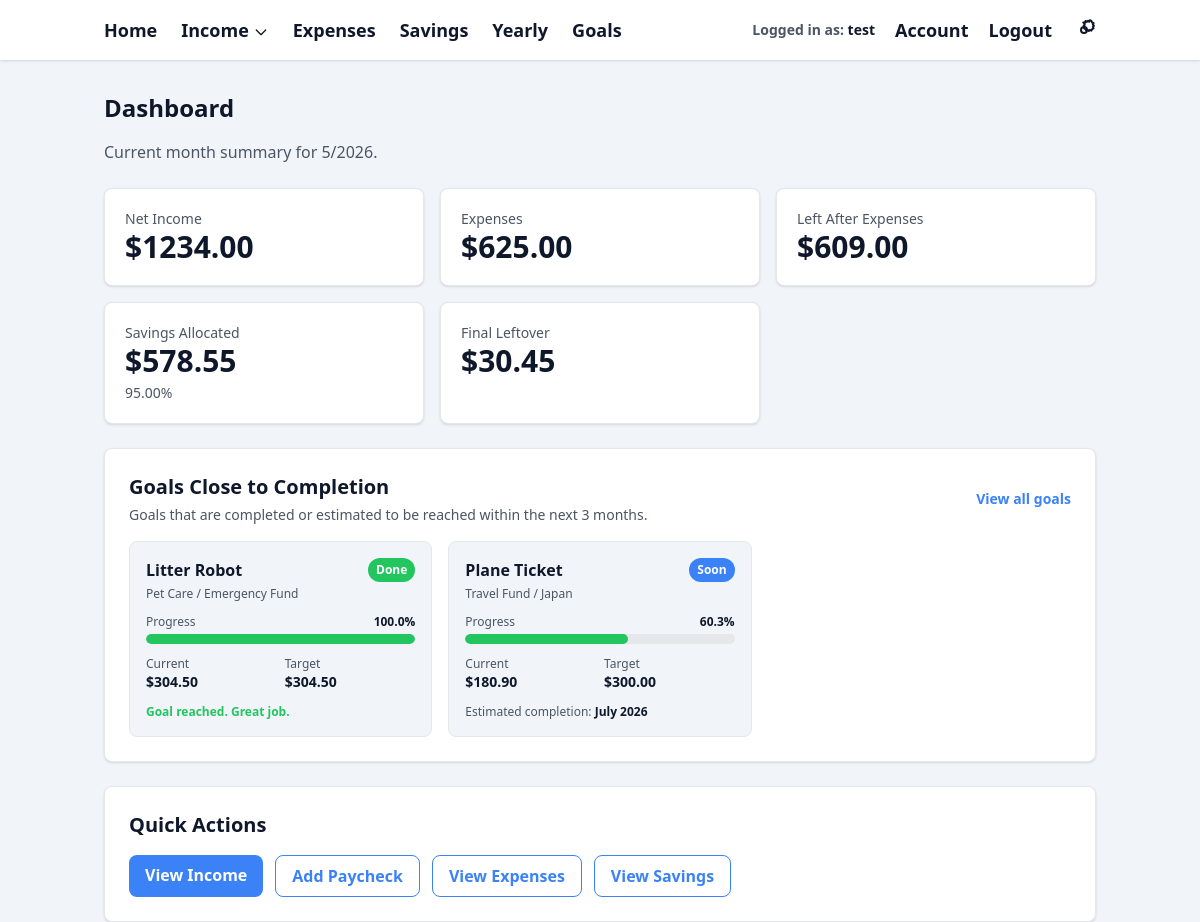
Screenshot of / (signed in) with the database file from the repository.
### models.py (models this page shows)
class Goal(db.Model):
    id = db.Column(db.Integer, primary_key=True)
    user_id = db.Column(db.Integer, db.ForeignKey("user.id"), nullable=False)
    title = db.Column(db.String(120), nullable=False)
    bucket = db.Column(db.String(120), nullable=False)
    name = db.Column(db.String(120), nullable=False)
    target_amount = db.Column(db.Float, nullable=False)
    starting_amount = db.Column(db.Float, default=0.0)
    start_year = db.Column(db.Integer, nullable=False)
    start_month = db.Column(db.Integer, nullable=False)
    is_active = db.Column(db.Boolean, default=True)
    created_at = db.Column(db.DateTime, default=datetime.utcnow)

### app.py (the view)
    @app.route("/")
    @login_required
    def home():
        user = get_current_user()
        today = date.today()
        year = today.year
        month = today.month
        month_start = date(year, month, 1)
        if month == 12:
            next_month_start = date(year + 1, 1, 1)
        else:
            next_month_start = date(year, month + 1, 1)
        paychecks = (
            Paycheck.query
            .filter(
                Paycheck.user_id == user.id,
                Paycheck.pay_date >= month_start,
                Paycheck.pay_date < next_month_start,
            )
            .all()
        )
        total_income = sum(p.net_amount for p in paychecks)
        expenses = (
            Expense.query
            .filter_by(user_id=user.id, year=year, month=month, is_active=True)
            .all()
        )
        total_expenses = sum(e.cost for e in expenses)
        money_left_after_expenses = total_income - total_expenses
        savings_allocations = (
            SavingsAllocation.query
            .filter_by(user_id=user.id, year=year, month=month, is_active=True)
            .all()
        )
        total_savings_percent = sum(s.percent for s in savings_allocations)
        total_savings_amount = money_left_after_expenses * (total_savings_percent / 100.0)
        final_leftover = money_left_after_expenses - total_savings_amount
        active_goals = (
            Goal.query
            .filter_by(
                user_id=user.id,
                is_active=True,
            )
            .order_by(Goal.created_at.desc())
            .all()
        )
        goals_close_to_completion = []
        for goal in active_goals:
            progress = calculate_goal_progress(goal, user)
            estimated_months = progress.get("estimated_months_remaining")
            is_completed = progress.get("status") == "completed"
            is_close = (
                estimated_months is not None
                and estimated_months <= 3
            )
            if is_completed or is_close:
                goals_close_to_completion.append(
                    {
                        "goal": goal,
                        "progress": progress,
                    }
                )
        goals_close_to_completion.sort(
            key=lambda item: (
                item["progress"]["estimated_months_remaining"]
                if item["progress"]["estimated_months_remaining"] is not None
                else 999
            )
        )
        goals_close_to_completion = goals_close_to_completion[:3]
        return render_template(
            "dashboard.html",
            year=year,
            month=month,
            total_income=total_income,
            total_expenses=total_expenses,
            money_left_after_expenses=money_left_after_expenses,
            total_savings_percent=total_savings_percent,
            total_savings_amount=total_savings_amount,
            final_leftover=final_leftover,
            goals_close_to_completion=goals_close_to_completion,
        )

### templates/dashboard.html (shortened to what this page needs)
{% extends "base.html" %}
{% block content %}
<h2 class="text-2xl font-bold mb-4" style="color: var(--color-text);">
  Dashboard
</h2>
<p class="mb-6" style="color: var(--color-text-secondary);">
  Current month summary for {{ month }}/{{ year }}.
</p>
<div class="grid grid-cols-1 sm:grid-cols-2 lg:grid-cols-3 gap-4 mb-6">
  <div class="shadow rounded-lg p-5"
       style="background-color: var(--color-card-bg); border: 1px solid var(--color-border);">
    <div class="text-sm" style="color: var(--color-text-secondary);">
      Net Income
    </div>
    <div class="text-3xl font-bold" style="color: var(--color-text);">
      ${{ "%.2f"|format(total_income) }}
    </div>
  </div>
  <div class="shadow rounded-lg p-5"
       style="background-color: var(--color-card-bg); border: 1px solid var(--color-border);">
    <div class="text-sm" style="color: var(--color-text-secondary);">
      Expenses
    </div>
    <div class="text-3xl font-bold" style="color: var(--color-text);">
      ${{ "%.2f"|format(total_expenses) }}
    </div>
  </div>
  <div class="shadow rounded-lg p-5"
       style="background-color: var(--color-card-bg); border: 1px solid var(--color-border);">
    <div class="text-sm" style="color: var(--color-text-secondary);">
      Left After Expenses
    </div>
    <div class="text-3xl font-bold" style="color: var(--color-text);">
      ${{ "%.2f"|format(money_left_after_expenses) }}
    </div>
  </div>
  <div class="shadow rounded-lg p-5"
       style="background-color: var(--color-card-bg); border: 1px solid var(--color-border);">
    <div class="text-sm" style="color: var(--color-text-secondary);">
      Savings Allocated
    </div>
    <div class="text-3xl font-bold" style="color: var(--color-text);">
      ${{ "%.2f"|format(total_savings_amount) }}
    </div>
    <div class="text-sm mt-1" style="color: var(--color-text-secondary);">
      {{ "%.2f"|format(total_savings_percent) }}%
    </div>
  </div>
  <div class="shadow rounded-lg p-5"
       style="background-color: var(--color-card-bg); border: 1px solid var(--color-border);">
    <div class="text-sm" style="color: var(--color-text-secondary);">
      Final Leftover
    </div>
    <div class="text-3xl font-bold" style="color: var(--color-text);">
      ${{ "%.2f"|format(final_leftover) }}
    </div>
  </div>
</div>
<div class="shadow rounded-lg p-6 mb-6"
     style="background-color: var(--color-card-bg); border: 1px solid var(--color-border);">
  <div class="flex flex-col sm:flex-row sm:items-center sm:justify-between gap-3 mb-4">
    <div>
      <h3 class="text-xl font-semibold" style="color: var(--color-text);">
        Goals Close to Completion
      </h3>
      <p class="text-sm mt-1" style="color: var(--color-text-secondary);">
        Goals that are completed or estimated to be reached within the next 3 months.
      </p>
    </div>
    <a
      href="{{ url_for('goals') }}"
      class="text-sm font-semibold hover:underline"
      style="color: var(--color-primary);"
    >
      View all goals
    </a>
  </div>
  {% if goals_close_to_completion %}
    <div class="grid grid-cols-1 lg:grid-cols-3 gap-4">
      {% for item in goals_close_to_completion %}
        {% set goal = item.goal %}
        {% set progress = item.progress %}
        <div class="rounded-lg p-4"
             style="border: 1px solid var(--color-border); background-color: var(--color-bg);">
          <div class="flex items-start justify-between gap-3 mb-3">
            <div>
              <h4 class="font-bold" style="color: var(--color-text);">
                {{ goal.title }}
              </h4>
              <p class="text-xs mt-1" style="color: var(--color-text-secondary);">
                {{ goal.bucket }} / {{ goal.name }}
              </p>
            </div>
            {% if progress.status == "completed" %}
              <span
                class="text-xs rounded-full px-2 py-1 font-semibold"
                style="background-color: var(--color-success); color: white;"
              >
                Done
              </span>
            {% else %}
              <span
                class="text-xs rounded-full px-2 py-1 font-semibold"
                style="background-color: var(--color-primary); color: white;"
              >
                Soon
              </span>
            {% endif %}
          </div>
          <div class="mb-3">
            <div class="flex justify-between text-xs mb-1">
              <span style="color: var(--color-text-secondary);">
                Progress
              </span>
              <span class="font-semibold" style="color: var(--color-text);">
                {{ "%.1f"|format(progress.percent_complete) }}%
              </span>
            </div>
            <div class="w-full rounded-full overflow-hidden"
                 style="height: 10px; background-color: var(--color-border);">
              <div
                class="h-full rounded-full"
                style="
                  width: {{ progress.percent_complete }}%;
                  background-color: var(--color-success);
                "
              ></div>
            </div>
          </div>
          <div class="grid grid-cols-2 gap-2 text-sm mb-3">
            <div>
              <div class="text-xs" style="color: var(--color-text-secondary);">
                Current
              </div>
              <div class="font-bold" style="color: var(--color-text);">
                ${{ "%.2f"|format(progress.current_amount) }}
              </div>
            </div>
            <div>
              <div class="text-xs" style="color: var(--color-text-secondary);">
                Target
              </div>
              <div class="font-bold" style="color: var(--color-text);">
                ${{ "%.2f"|format(goal.target_amount) }}
              </div>
            </div>
          </div>
          {% if progress.status == "completed" %}
            <p class="text-xs font-semibold" style="color: var(--color-success);">
              Goal reached. Great job.
            </p>
          {% elif progress.estimated_completion_label %}
            <p class="text-xs" style="color: var(--color-text-secondary);">
              Estimated completion:
              <span class="font-semibold" style="color: var(--color-text);">
                {{ progress.estimated_completion_label }}
              </span>
            </p>
          {% else %}
            <p class="text-xs" style="color: var(--color-text-secondary);">
              Keep contributing to build a stronger estimate.
            </p>
          {% endif %}
        </div>
      {% endfor %}
    </div>
  {% endif %}
</div>
<div class="shadow rounded-lg p-6"
     style="background-color: var(--color-card-bg); border: 1px solid var(--color-border);">
  <h3 class="text-xl font-semibold mb-4" style="color: var(--color-text);">
    Quick Actions
  </h3>
  <div class="flex flex-wrap gap-3">
    <a href="{{ url_for('income_month_view', year=year, month=month) }}"
       class="btn-primary inline-block">
      View Income
    </a>
    <a href="{{ url_for('income_form') }}"
       class="btn-secondary inline-block">
      Add Paycheck
    </a>
    <a href="{{ url_for('expenses_month_view', year=year, month=month) }}"
       class="btn-secondary inline-block">
      View Expenses
    </a>
    <a href="{{ url_for('savings_month_view', year=year, month=month) }}"
       class="btn-secondary inline-block">
      View Savings
    </a>
  </div>
</div>
{% endblock %}

### templates/base.html (style rules this page uses)
:root { --color-bg: #f1f5f9; --color-navbar-bg: #ffffff; --color-card-bg: #ffffff; --color-border: #e5e7eb; --color-input-bg: #ffffff; --color-text: #0f172a; --color-text-secondary: #4b5563; --color-primary: #3b82f6; --color-primary-hover: #2563eb; --color-accent: #93c5fd; --color-success: #22c55e; --color-error: #ef4444; --color-warning: #f59e0b; }
body { background-color: var(--color-bg); color: var(--color-text); }
.btn-primary { background-color: var(--color-primary); color: #ffffff; border-radius: 0.5rem; padding: 0.5rem 1rem; font-weight: 600; transition: background-color 0.15s ease, transform 0.1s ease; }
.btn-secondary { border-radius: 0.5rem; padding: 0.5rem 1rem; font-weight: 600; border: 1px solid var(--color-primary); color: var(--color-primary); background-color: transparent; transition: background-color 0.15s ease, transform 0.1s ease; }

### rows the page displays
Goal: title "Litter Robot", bucket "Pet Care", name "Emergency Fund", target_amount "304.50"
Goal: title "Plane Ticket", bucket "Travel Fund", name "Japan", target_amount "300.00"

### other values shown
{{ session.get("display_name") or session.get("user_email") }} "test"
{{ month }} "5"
{{ year }} "2026"
{{ "%.2f"|format(total_income) }} "1234.00"
{{ "%.2f"|format(total_expenses) }} "625.00"
{{ "%.2f"|format(money_left_after_expenses) }} "609.00"
{{ "%.2f"|format(total_savings_amount) }} "578.55"
{{ "%.2f"|format(total_savings_percent) }} "95.00"
{{ "%.2f"|format(final_leftover) }} "30.45"
{{ "%.1f"|format(progress.percent_complete) }} "100.0" "60.3"
{{ "%.2f"|format(progress.current_amount) }} "304.50" "180.90"
{{ progress.estimated_completion_label }} "July 2026"
